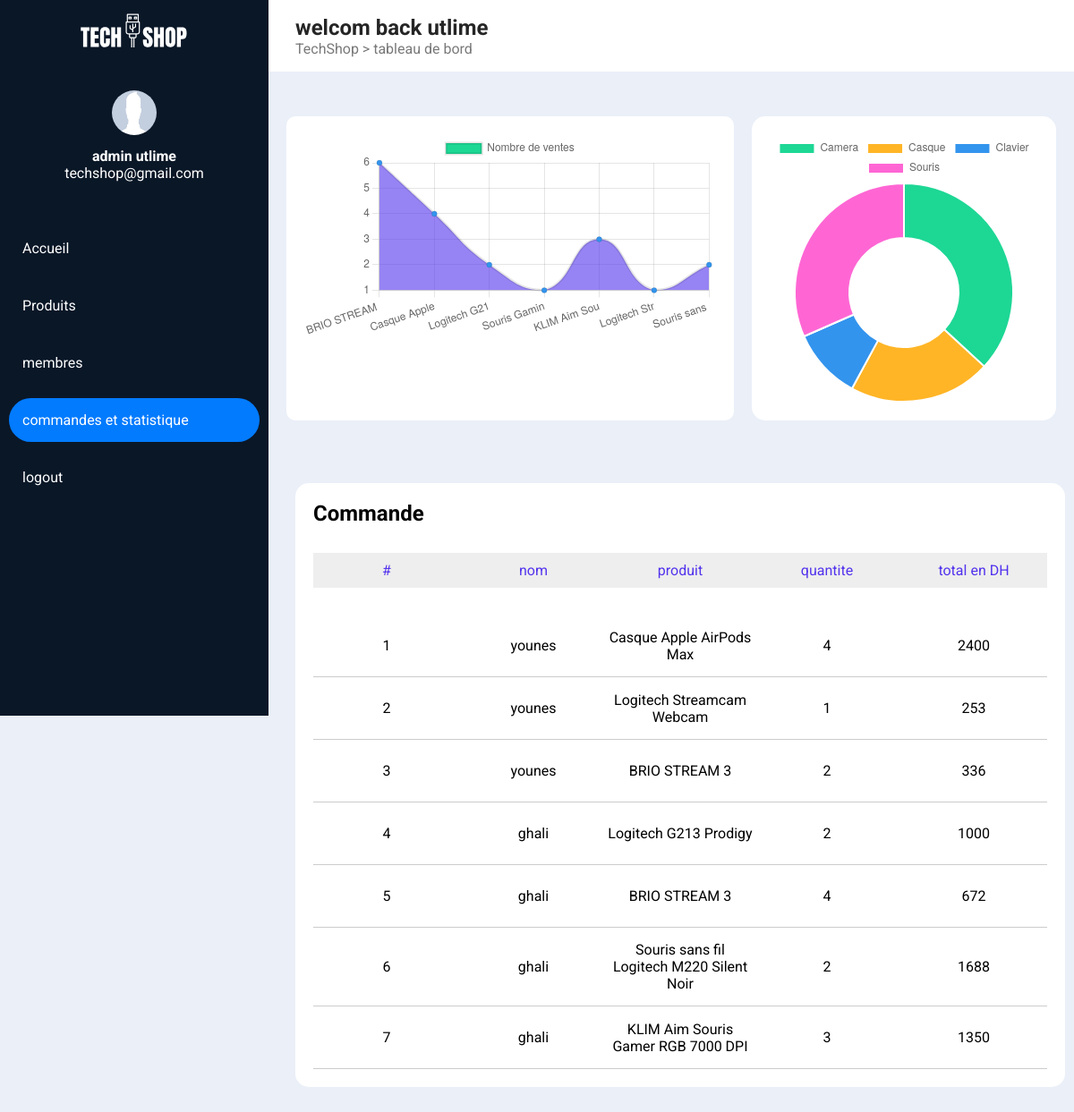
The app's page /admin/admin_cmd.php (signed in) with its own data.
### tables this page shows
CREATE TABLE `client` (
  `clientID` int(11) NOT NULL,
  `nom` varchar(255) NOT NULL,
  `prenom` varchar(255) NOT NULL,
  `address` varchar(255) NOT NULL,
  `email` varchar(255) NOT NULL,
  `mdp` varchar(255) NOT NULL,
  `autori` int(1) NOT NULL DEFAULT 0
);

CREATE TABLE `produit` (
  `prod_id` int(11) NOT NULL,
  `nom` varchar(255) NOT NULL,
  `prix` int(6) NOT NULL,
  `libelle` varchar(255) NOT NULL,
  `note` int(1) NOT NULL,
  `categorie` varchar(255) NOT NULL,
  `stock` int(6) NOT NULL,
  `src` varchar(11) NOT NULL
);

CREATE TABLE `commandde` (
  `clientRef` int(11) NOT NULL,
  `produitRef` int(255) NOT NULL,
  `quantite_D` varchar(255) DEFAULT NULL,
  `date_cmd` date NOT NULL DEFAULT current_timestamp()
);

### admin/admin_cmd.php (the view, shortened to what this page needs)
<?php
    include '../includes/connect.php' ;
    $id = $_SESSION["id"];
    $sql = "SELECT * FROM client WHERE clientID = '$id' ";
    $result = mysqli_query($conn, $sql);
    $admin = mysqli_fetch_assoc($result) ;
    $sql = "SELECT produit.nom AS pro, client.nom AS cli , commandde.quantite_D AS qte , produit.prix FROM produit,commandde,client WHERE (client.clientID = commandde.clientRef AND produit.prod_id = commandde.produitRef) ";
    $result = mysqli_query($conn, $sql);
    $comd = mysqli_fetch_all($result, MYSQLI_ASSOC);
    $i = 0 ;
    $sql ="SELECT produit.categorie AS cat, SUM(commandde.quantite_D) AS quantite FROM commandde,produit WHERE commandde.produitRef = produit.prod_id GROUP BY (produit.categorie)";
    $result = mysqli_query($conn, $sql);
    $rond = mysqli_fetch_all($result, MYSQLI_ASSOC);
    $cat = "" ;
    $qt = "" ;
    foreach ($rond as $ron)
    {
        $cat = $cat . "'" . $ron['cat'] . "'," ;
        $qt = $qt . "'" . $ron['quantite'] . "'," ;
    }
    $cat = trim($cat , ",");
    $qt = trim($qt , ",");
    $sql = "SELECT produit.nom AS nom , SUM(commandde.quantite_D) AS quantite FROM commandde,produit WHERE commandde.produitRef = produit.prod_id GROUP BY (`produitRef`)" ;
    $result = mysqli_query($conn, $sql);
    $lines = mysqli_fetch_all($result, MYSQLI_ASSOC);
    $nom = "" ;
    $qte = "" ;
    foreach ($lines as $line)
    {
        $line['nom'] =  substr ($line['nom'],0,12);
        $nom = $nom . "'" . $line['nom'] . "'," ;
        $qte = $qte . "'" . $line['quantite'] . "'," ;
    }
    $nom = trim($nom , ",");
    $qte = trim($qte , ",");
?>
<!DOCTYPE html>
<html lang="en">
<head>
    <link rel="stylesheet" href="../css/admin_ventes.css">
    <link rel="stylesheet" href="../css/responsive.css">
    <link rel="stylesheet" href="../css/admin.css">
</head>
<body>
  <nav id="left_nav">
    <img class="logo" src="../assets/logo.svg" alt="">
    <div class="admin_inf">
      <img src="../assets/avatar3.jpg" alt="">
      <h4><?php echo $admin['nom'] . " " . $admin['prenom']; ?></h4>
        <p><?php echo $admin['email']; ?></p>
    </div>
    <ul class="dash_links">
        <li><a href="./home.php">Accueil</a></li>
        <li><a href="./admin_produit.php">Produits</a></li>
        <li><a href="./admin_users.php">membres</a></li>
        <li><a class="active" href="admin_cmd.php">commandes et statistique</a></li>
        <li><a href="../page/logout.php">logout</a></li>
    </ul>
  </nav>
  <div id="top_nav">
    <div class="">
      <h2>welcom back <?php echo $admin['prenom'] ?></h2>
      <p>TechShop > tableau de bord</p>
    </div>
  </div>
  <section id="graph">
      <div class="box">
          <div class="name">
              <canvas id="venteProduit"> </canvas>
          </div>
          <div class="cate">
              <canvas id="venteCategorie"> </canvas>
          </div>
      </div>
      <script>
          let line = document.getElementById('venteProduit').getContext('2d') ;
          let catGraphOne = new Chart (line , {
              type : 'line',
              data: {
                  labels:[<?php echo $nom ;?> ] ,
                  datasets: [{
                  label: 'Nombre de ventes' ,
                  data: [<?php echo $qte ;?>],
                  backgroundColor: ['#1DD795'],
                  pointBackgroundColor : "#3394ED",
                  tension: 0.5,
                    fill: {
                		target: 'origin',
                		above:  'rgba(83,51,237,0.6)',
                		below: 'rgb(0, 0, 255)'
              			}
                  }]
              } ,
              option: {
                   responsive: true ,
              }
          });
          let rond = document.getElementById('venteCategorie').getContext('2d') ;
          let catGraph = new Chart (rond , {
               type : 'doughnut',
               data: {
               labels:[<?php echo $cat ;?>] ,
               datasets: [{
               label: 'Nombre de ventes' ,
               data: [<?php echo $qt ;?>],
               backgroundColor: ['#1DD795','#FFB526','#3394ED','#FF66D4'],
                          }]
                     } ,
               option: {
                   title: {
                       display: true ,
                       text: 'Ventes par categorie'
                   } ,
                   responsive: true
               }
              });
      </script>
  </section>
    <section id="commande" >
        <div class="box_">
                <h1>Commande</h1>
                <div class="bare">
                    <p>#</p>
                    <p>nom</p>
                    <p>produit</p>
                    <p>quantite</p>
                    <p>total en DH</p>
                </div>
        <?php foreach($comd as $com ) {  $i++ ; $total = $com['qte']* $com['prix'] ; ?>
        <div class="oneCom">
            <p><?php echo $i ;?></p>
            <p><?php echo $com['cli'] ;?></p>
            <p><?php echo $com['pro'] ;?></p>
            <p><?php echo $com['qte'] ;?></p>
            <p><?php echo $total ;?></p>
        </div>
        <?php } ?>
        </div>
    </section>
</body>
</html>

### css/admin_ventes.css (style rules this page uses)
#graph .box { margin-top: 50px; display: grid; grid-template-columns: 2fr 1fr; padding: 0 20px; grid-column-gap: 20px }
#graph .box .name { background-color: #fff; padding: 20px; border-radius: 10px; }
#graph .box .cate { background-color: #fff; padding: 20px; border-radius: 15px; }
#commande { margin: 30px 20px; padding:20px; width: 100%; margin: 50px 10px }
#commande .box_ { padding: 30px 20px 50px; background-color: #fff; padding: 20px; border-radius: 15px; }
#commande .box_ .bare { background-color: #EEEEEE; display: grid; grid-template-columns: 1fr 1fr 1fr 1fr 1fr ; padding: 10px 0px; margin: 30px 0px; }
#commande .box_ .bare p { color: #5333ED; justify-self: center; }
#commande .oneCom { display: grid; grid-template-columns: 1fr 1fr 1fr 1fr 1fr ; justify-content: center; align-items: center; border-bottom: 1px solid #ccc; padding: 15px 0px; min-height: 70px; }
#commande .oneCom p { justify-self: center; text-align: center; }

### css/admin.css (style rules this page uses)
* { margin: 0; padding: 0; box-sizing: border-box; }
body { font-family: 'Roboto', sans-serif; overflow-x: hidden; margin-left: 300px; transition: all .3s ease; background-color: #EAEFF8 }
#left_nav { position: fixed; left: 0; top: 0; height: 100vh; width: 300px; background-color: #0A1727; transition: all .3s ease; z-index: 10 }
#left_nav .logo { width: 120px; display: block; margin: 15px auto 40px; }
#left_nav .admin_inf { text-align: center; color: #fff; margin-bottom: 50px }
#left_nav .admin_inf img { width: 50px; height: 50px; margin-bottom: 10px; border-radius: 50% }
#left_nav .dash_links { margin: 0; margin-top: 40px; padding: 0 10px; }
#left_nav .dash_links li { margin-bottom: 15px; }
#left_nav .dash_links li a { display: block; width: 100%; color: #fff; text-decoration: none; padding: 15px; transition: all .3s; border-radius: 25px }
#left_nav .dash_links li a:hover, #left_nav .dash_links li .active { background-color: #027BFF }
#top_nav { width: 100%; min-height: 80px; background-color: #fff; display: flex; align-items: center; justify-content: space-between; padding: 0 30px; }
#top_nav h2 { color: #252525 }
#top_nav p { color: #797979 }

### records on screen
client: nom "admin", prenom "utlime", email "techshop@gmail.com"
produit: client.nom "younes", nom "Casque Apple AirPods Max", commandde.quantite_D "4", prix.quantite_D "2400"
produit: client.nom "younes", nom "Logitech Streamcam Webcam", commandde.quantite_D "1", prix "253"
produit: client.nom "younes", nom "BRIO STREAM 3", commandde.quantite_D "2", prix.quantite_D "336", client.nom "ghali", commandde.quantite_D "4", prix.quantite_D "672"
produit: client.nom "ghali", nom "Logitech G213 Prodigy", commandde.quantite_D "2", prix.quantite_D "1000"
produit: client.nom "ghali", nom "Souris sans fil Logitech M220 Silent Noir", commandde.quantite_D "2", prix.quantite_D "1688"
produit: client.nom "ghali", nom "KLIM Aim Souris Gamer RGB 7000 DPI", commandde.quantite_D "3", prix.quantite_D "1350"

### other values on screen
chart data {{ $qte }} '6','4','2','1','3','1','2'
chart data {{ $cat }} 'Camera','Casque','Clavier','Souris'
chart data {{ $qt }} '7','4','2','6'
